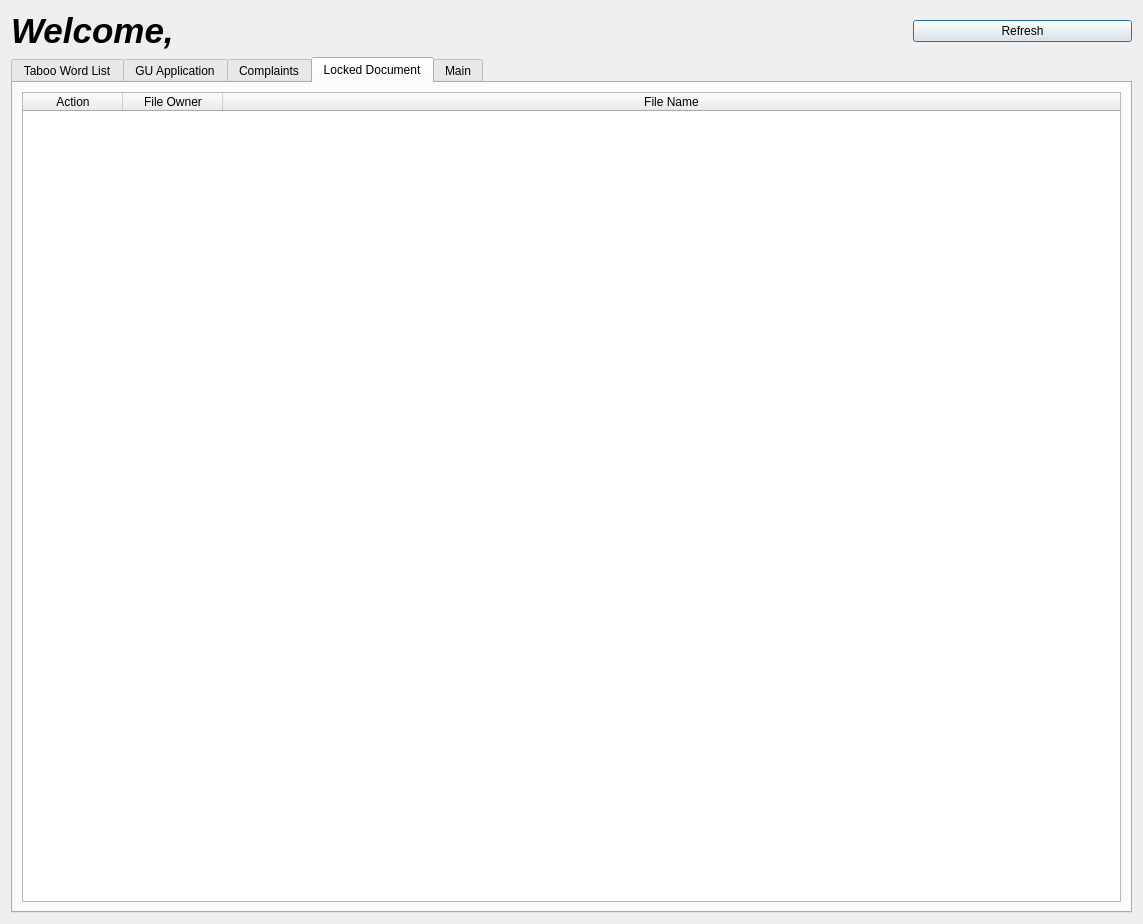
<?xml version="1.0" encoding="UTF-8"?>
<ui version="4.0">
 <class>Dialog</class>
 <widget class="QDialog" name="Dialog">
  <property name="geometry">
   <rect>
    <x>0</x>
    <y>0</y>
    <width>1143</width>
    <height>924</height>
   </rect>
  </property>
  <property name="windowTitle">
   <string>Dialog</string>
  </property>
  <layout class="QGridLayout" name="gridLayout">
   <item row="0" column="4">
    <widget class="QPushButton" name="Refresh">
     <property name="text">
      <string>Refresh</string>
     </property>
    </widget>
   </item>
   <item row="1" column="0" colspan="5">
    <widget class="QTabWidget" name="tabWidget">
     <property name="currentIndex">
      <number>3</number>
     </property>
     <widget class="QWidget" name="tab">
      <attribute name="title">
       <string>Taboo Word List</string>
      </attribute>
      <layout class="QGridLayout" name="gridLayout_2">
       <item row="0" column="1">
        <widget class="QTableWidget" name="tableWidget">
         <attribute name="horizontalHeaderStretchLastSection">
          <bool>true</bool>
         </attribute>
         <column>
          <property name="text">
           <string>Action</string>
          </property>
         </column>
         <column>
          <property name="text">
           <string>Suggested Taboo Word</string>
          </property>
         </column>
        </widget>
       </item>
       <item row="0" column="0">
        <widget class="QTableWidget" name="tabooWord_list">
         <attribute name="horizontalHeaderStretchLastSection">
          <bool>true</bool>
         </attribute>
         <column>
          <property name="text">
           <string>Action</string>
          </property>
         </column>
         <column>
          <property name="text">
           <string>Effective Taboo Word</string>
          </property>
         </column>
        </widget>
       </item>
       <item row="1" column="1">
        <widget class="QPushButton" name="clear_suggest">
         <property name="text">
          <string>Clear All</string>
         </property>
        </widget>
       </item>
       <item row="1" column="0">
        <widget class="QPushButton" name="clear_effective">
         <property name="text">
          <string>Clear All</string>
         </property>
        </widget>
       </item>
      </layout>
     </widget>
     <widget class="QWidget" name="tab_2">
      <attribute name="title">
       <string>GU Application</string>
      </attribute>
      <layout class="QGridLayout" name="gridLayout_3">
       <item row="0" column="0">
        <widget class="QTableWidget" name="requestList">
         <attribute name="horizontalHeaderStretchLastSection">
          <bool>true</bool>
         </attribute>
         <column>
          <property name="text">
           <string>Action</string>
          </property>
         </column>
         <column>
          <property name="text">
           <string>User Information</string>
          </property>
         </column>
        </widget>
       </item>
      </layout>
     </widget>
     <widget class="QWidget" name="tab_3">
      <attribute name="title">
       <string>Complaints</string>
      </attribute>
      <layout class="QGridLayout" name="gridLayout_4">
       <item row="0" column="0">
        <widget class="QTableWidget" name="complaint_list">
         <attribute name="horizontalHeaderStretchLastSection">
          <bool>true</bool>
         </attribute>
         <column>
          <property name="text">
           <string>Action</string>
          </property>
         </column>
         <column>
          <property name="text">
           <string>Target</string>
          </property>
         </column>
         <column>
          <property name="text">
           <string>Complain</string>
          </property>
         </column>
        </widget>
       </item>
      </layout>
     </widget>
     <widget class="QWidget" name="tab_4">
      <attribute name="title">
       <string>Locked Document</string>
      </attribute>
      <layout class="QGridLayout" name="gridLayout_5">
       <item row="0" column="0">
        <widget class="QTableWidget" name="lockDoc_list">
         <attribute name="horizontalHeaderStretchLastSection">
          <bool>true</bool>
         </attribute>
         <column>
          <property name="text">
           <string>Action</string>
          </property>
         </column>
         <column>
          <property name="text">
           <string>File Owner</string>
          </property>
         </column>
         <column>
          <property name="text">
           <string>File Name</string>
          </property>
         </column>
        </widget>
       </item>
      </layout>
     </widget>
     <widget class="QWidget" name="tab_5">
      <attribute name="title">
       <string>Main</string>
      </attribute>
      <layout class="QGridLayout" name="gridLayout_6">
       <item row="3" column="0" colspan="3">
        <widget class="QLabel" name="label_2">
         <property name="text">
          <string>Public Documents</string>
         </property>
         <property name="alignment">
          <set>Qt::AlignCenter</set>
         </property>
        </widget>
       </item>
       <item row="7" column="2">
        <widget class="QPushButton" name="complaint_button">
         <property name="text">
          <string>Complaint</string>
         </property>
        </widget>
       </item>
       <item row="7" column="1">
        <widget class="QPushButton" name="invitation">
         <property name="text">
          <string>Invitation</string>
         </property>
        </widget>
       </item>
       <item row="5" column="0" colspan="3">
        <widget class="QLabel" name="label_3">
         <property name="text">
          <string>Your Documents</string>
         </property>
         <property name="alignment">
          <set>Qt::AlignCenter</set>
         </property>
        </widget>
       </item>
       <item row="1" column="0" colspan="3">
        <widget class="QLabel" name="label">
         <property name="text">
          <string>Most Viewed</string>
         </property>
         <property name="alignment">
          <set>Qt::AlignCenter</set>
         </property>
        </widget>
       </item>
       <item row="6" column="0" colspan="5">
        <widget class="QListWidget" name="selfDocs"/>
       </item>
       <item row="4" column="0" colspan="5">
        <widget class="QListWidget" name="publicDoc"/>
       </item>
       <item row="7" column="4">
        <widget class="QPushButton" name="newDoc">
         <property name="text">
          <string>New Document</string>
         </property>
        </widget>
       </item>
       <item row="2" column="0" colspan="5">
        <widget class="QListWidget" name="mostView"/>
       </item>
       <item row="0" column="0" colspan="3">
        <widget class="QComboBox" name="comboBox">
         <item>
          <property name="text">
           <string>Search in own documents</string>
          </property>
         </item>
         <item>
          <property name="text">
           <string>Search others by name</string>
          </property>
         </item>
        </widget>
       </item>
       <item row="0" column="4">
        <widget class="QPushButton" name="pushButton">
         <property name="text">
          <string>Search</string>
         </property>
        </widget>
       </item>
       <item row="0" column="3">
        <widget class="QLineEdit" name="lineEdit"/>
       </item>
      </layout>
     </widget>
    </widget>
   </item>
   <item row="0" column="0">
    <widget class="QLabel" name="welcome_label">
     <property name="font">
      <font>
       <pointsize>26</pointsize>
       <weight>75</weight>
       <italic>true</italic>
       <bold>true</bold>
       <strikeout>false</strikeout>
      </font>
     </property>
     <property name="text">
      <string>Welcome,</string>
     </property>
    </widget>
   </item>
   <item row="0" column="1">
    <widget class="QLabel" name="email_label">
     <property name="font">
      <font>
       <pointsize>17</pointsize>
      </font>
     </property>
     <property name="text">
      <string/>
     </property>
    </widget>
   </item>
  </layout>
 </widget>
 <resources/>
 <connections/>
</ui>
